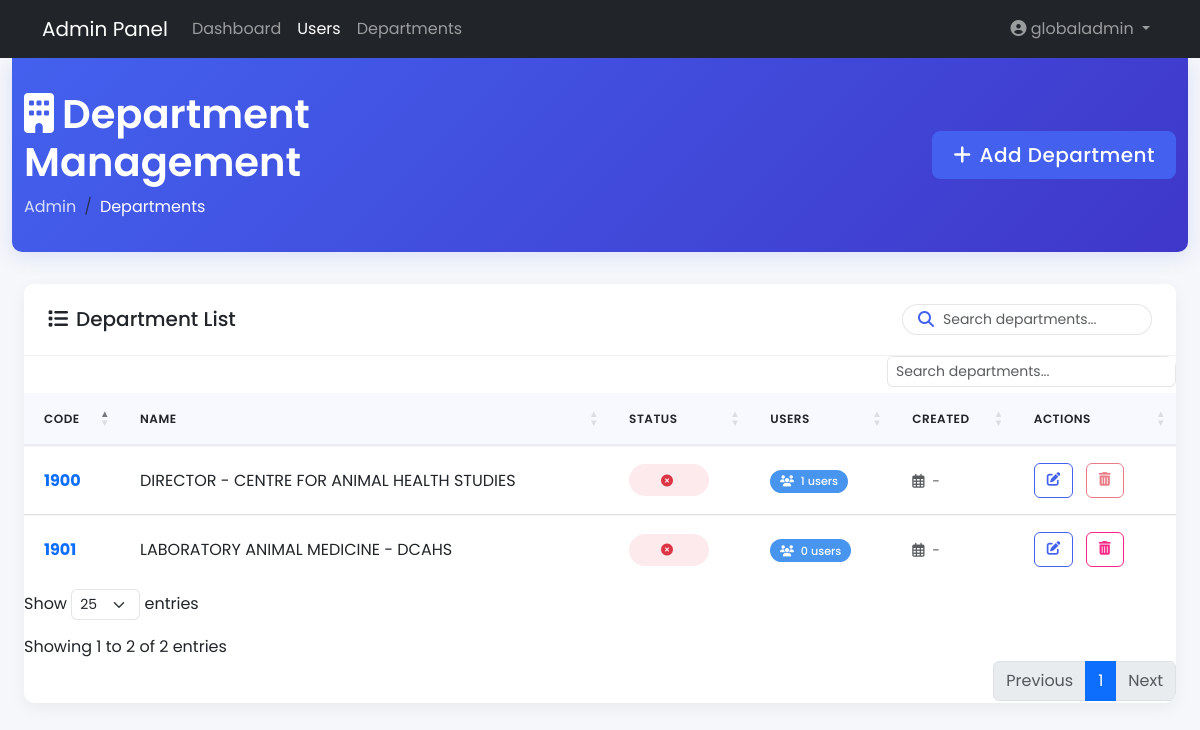
/admin/departments (signed in), run on an earlier commit of the app's database.
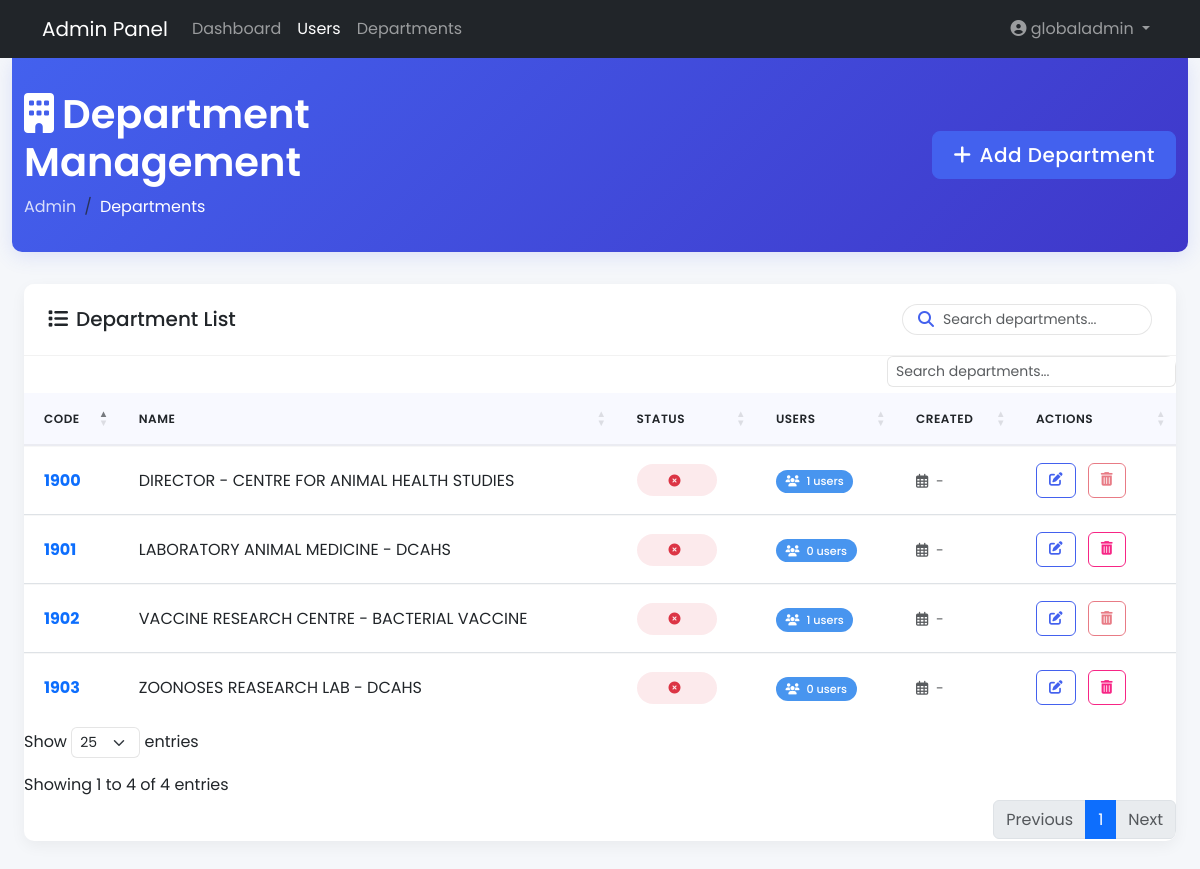
And on a later commit of the database.
### models.py (models this page shows, shortened)
class User(db.Model, UserMixin):
    __tablename__ = 'users'
    id = db.Column(db.Integer, primary_key=True)
    username = db.Column(db.String(80), unique=True, nullable=False)
    email = db.Column(db.String(120), unique=True, nullable=False)
    password_hash = db.Column(db.String(128))
    user_role = db.Column(db.String(20), default='user')
    is_global_admin = db.Column(db.Boolean, default=False)
    depart_code = db.Column(db.String(10), db.ForeignKey('departments.depart_code'))
    created_at = db.Column(db.DateTime, default=datetime.utcnow)
    department = db.relationship('Department', backref='users')

class Department(db.Model):
    __tablename__ = 'departments'
    depart_code = db.Column(db.String(20), primary_key=True)
    depart_name = db.Column(db.String(100), nullable=False)

### routes/admin_routes.py (the view)
@admin_bp.route('/departments')
@login_required
@admin_required
def manage_departments():
    departments = Department.query.all()
    return render_template('admin/departments.html', departments=departments)

### routes/admin_routes.py (called while the page is built)
def admin_required(f):
    @wraps(f)
    def decorated_function(*args, **kwargs):
        if not current_user.is_authenticated or not current_user.is_global_admin:
            flash('Access denied: Admin privileges required', 'danger')
            return redirect(url_for('auth.login'))
        return f(*args, **kwargs)
    return decorated_function

### templates/admin/departments.html (shortened to what this page needs)
{% extends "admin/base.html" %}
{% block content %}
<!DOCTYPE html>
<html lang="en">
<head>
    <link href="https://cdn.jsdelivr.net/npm/bootstrap@5.3.0/dist/css/bootstrap.min.css" rel="stylesheet">
    <link rel="stylesheet" href="https://cdnjs.cloudflare.com/ajax/libs/font-awesome/6.4.0/css/all.min.css">
    <link rel="stylesheet" href="https://cdn.datatables.net/1.13.6/css/dataTables.bootstrap5.min.css">
</head>
<body>
    <div class="page-header">
        <div class="container-fluid">
            <div class="row align-items-center">
                <div class="col-md-6">
                    <h1 class="page-title"><i class="fas fa-building me-2"></i>Department Management</h1>
                    <nav aria-label="breadcrumb">
                        <ol class="breadcrumb">
                            <li class="breadcrumb-item"><a href="/admin">Admin</a></li>
                            <li class="breadcrumb-item active" aria-current="page">Departments</li>
                        </ol>
                    </nav>
                </div>
                <div class="col-md-6 text-md-end">
                    <button class="btn btn-primary btn-lg" data-bs-toggle="modal" data-bs-target="#addDepartmentModal">
                        <i class="fas fa-plus me-2"></i>Add Department
                    </button>
                </div>
            </div>
        </div>
    </div>
    <div class="container-fluid">
        <div class="row">
            <div class="col-12">
                <div class="card">
                    <div class="card-header">
                        <h5 class="mb-0"><i class="fas fa-list me-2"></i>Department List</h5>
                        <div class="search-box">
                            <i class="fas fa-search search-icon"></i>
                            <input type="text" class="form-control form-control-sm" id="searchInput" placeholder="Search departments...">
                        </div>
                    </div>
                    <div class="card-body p-0">
                        <div class="table-responsive">
                            <table id="departmentsTable" class="table table-hover" style="width:100%">
                                <thead>
                                    <tr>
                                        <th>Code</th>
                                        <th>Name</th>
                                        <th>Status</th>
                                        <th>Users</th>
                                        <th>Created</th>
                                        <th>Actions</th>
                                    </tr>
                                </thead>
                                <tbody>
                                    {% for department in departments %}
                                    <tr>
                                        <td><strong class="text-primary">{{ department.depart_code }}</strong></td>
                                        <td>{{ department.depart_name }}</td>
                                        <td>
                                            <span class="status-badge {% if department.status == 'active' %}status-active{% else %}status-inactive{% endif %}">
                                                <i class="fas {% if department.status == 'active' %}fa-check-circle{% else %}fa-times-circle{% endif %} me-1"></i>
                                            </span>
                                        </td>
                                        <td>
                                            <span class="badge badge-count">
                                                <i class="fas fa-users me-1"></i>
                                                {{ department.users|length }} users
                                            </span>
                                        </td>
                                        <td>
                                            <small class="text-muted">
                                                <i class="far fa-calendar-alt me-1"></i>
                                                {{ department.created_at.strftime('%Y-%m-%d') if department.created_at else '-' }}
                                            </small>
                                        </td>
                                        <td class="action-btns">
                                            <button class="btn btn-sm btn-outline-primary edit-department"
                                                    data-department-code="{{ department.depart_code }}"
                                                    title="Edit Department">
                                                <i class="fas fa-edit"></i>
                                            </button>
                                            <button class="btn btn-sm btn-outline-danger delete-department"
                                                    data-department-code="{{ department.depart_code }}"
                                                    {% if department.users %}disabled title="Cannot delete department with users"{% endif %}>
                                                <i class="fas fa-trash-alt"></i>
                                            </button>
                                        </td>
                                    </tr>
                                    {% endfor %}
                                </tbody>
                            </table>
                        </div>
                    </div>
                </div>
            </div>
        </div>
    </div>
</body>
</html>
{% endblock %}

### templates/admin/base.html (shortened to what this page needs)
<!DOCTYPE html>
<html lang="en">
<head>
    <link href="https://cdn.jsdelivr.net/npm/bootstrap@5.3.0/dist/css/bootstrap.min.css" rel="stylesheet">
    <link href="https://cdnjs.cloudflare.com/ajax/libs/font-awesome/6.4.0/css/all.min.css" rel="stylesheet">
</head>
<body>
    <nav class="navbar navbar-expand-lg navbar-dark bg-dark">
        <div class="container">
            <a class="navbar-brand" href="{{ url_for('admin.admin_dashboard') }}">Admin Panel</a>
            <div class="collapse navbar-collapse" id="navbarNav">
                <ul class="navbar-nav me-auto">
                    <li class="nav-item">
                        <a class="nav-link" href="{{ url_for('admin.admin_dashboard') }}">Dashboard</a>
                    </li>
                    <li class="nav-item">
                        <a class="nav-link active" href="{{ url_for('admin.manage_users') }}">Users</a>
                    </li>
                    <li class="nav-item">
                        <a class="nav-link" href="{{ url_for('admin.manage_departments') }}">Departments</a>
                    </li>
                </ul>
                <ul class="navbar-nav">
                    <li class="nav-item dropdown">
                        <a class="nav-link dropdown-toggle" href="#" id="navbarDropdown" role="button" data-bs-toggle="dropdown">
                            <i class="fas fa-user-circle"></i> {{ current_user.username }}
                        </a>
                    </li>
                </ul>
            </div>
        </div>
    </nav>
    <div class="container-fluid">
        {% block content %}{% endblock %}
    </div>
</body>
</html>

### templates/admin/departments.html (style rules this page uses)
:root { --primary-color: #4361ee; --secondary-color: #3f37c9; --accent-color: #4895ef; --light-color: #f8f9ff; --dark-color: #212529; --success-color: #4cc9f0; --danger-color: #f72585; --warning-color: #f8961e; --info-color: #4895ef; }
body { font-family: 'Poppins', sans-serif; background-color: #f5f7fa; color: var(--dark-color); line-height: 1.6; }
.page-header { background: linear-gradient(135deg, var(--primary-color), var(--secondary-color)); color: white; padding: 2rem 0; margin-bottom: 2rem; border-radius: 0 0 10px 10px; box-shadow: 0 4px 20px rgba(67, 97, 238, 0.15); }
.page-title { font-weight: 600; margin-bottom: 0.5rem; }
.breadcrumb { background-color: transparent; padding: 0; margin-bottom: 0; }
.breadcrumb-item a { color: rgba(255, 255, 255, 0.8); text-decoration: none; transition: all 0.3s; }
.breadcrumb-item.active { color: white; }
.card { border: none; border-radius: 10px; box-shadow: 0 5px 15px rgba(0, 0, 0, 0.05); margin-bottom: 2rem; overflow: hidden; transition: transform 0.3s, box-shadow 0.3s; }
.card-header { background-color: white; border-bottom: 1px solid rgba(0, 0, 0, 0.05); padding: 1.25rem 1.5rem; font-weight: 600; display: flex; justify-content: space-between; align-items: center; }
.table-responsive { border-radius: 10px; overflow: hidden; }
.table { margin-bottom: 0; border-collapse: separate; border-spacing: 0; }
.table thead th { background-color: var(--light-color); border-bottom: 2px solid rgba(0, 0, 0, 0.05); font-weight: 600; padding: 1rem 1.25rem; color: var(--dark-color); text-transform: uppercase; font-size: 0.75rem; letter-spacing: 0.5px; }
.table tbody td { padding: 1rem 1.25rem; vertical-align: middle; border-top: 1px solid rgba(0, 0, 0, 0.03); }
.table tbody tr:last-child td { border-bottom: none; }
.btn-primary { background-color: var(--primary-color); border-color: var(--primary-color); font-weight: 500; letter-spacing: 0.5px; padding: 0.5rem 1.25rem; transition: all 0.3s; }
.btn-outline-danger { color: var(--danger-color); border-color: var(--danger-color); transition: all 0.3s; }
.btn-outline-primary { color: var(--primary-color); border-color: var(--primary-color); transition: all 0.3s; }
.badge-count { background-color: var(--accent-color); font-size: 0.7rem; font-weight: 500; padding: 0.35rem 0.6rem; border-radius: 50px; }
.form-control, .form-select { border-radius: 6px; border: 1px solid rgba(0, 0, 0, 0.1); transition: all 0.3s; }
.action-btns .btn { padding: 0.4rem 0.75rem; font-size: 0.85rem; margin-right: 0.5rem; border-radius: 6px; }
.status-badge { padding: 0.4rem 0.8rem; border-radius: 50px; font-size: 0.75rem; font-weight: 500; display: inline-block; min-width: 80px; text-align: center; }
.status-inactive { background-color: rgba(220, 53, 69, 0.1); color: #dc3545; }
.search-box { position: relative; width: 250px; }
.search-box input { padding-left: 2.5rem; border-radius: 50px; background-color: rgba(255, 255, 255, 0.9); }
.search-box .search-icon { position: absolute; left: 1rem; top: 50%; transform: translateY(-50%); color: var(--primary-color); z-index: 10; }

What changed in the data, as far as the page shows it:
added Department: depart_code "1902", depart_name "VACCINE RESEARCH CENTRE - BACTERIAL VACCINE", users|length "1", created_at "-"
added Department: depart_code "1903", depart_name "ZOONOSES REASEARCH LAB - DCAHS", users|length "0", created_at "-"
Also different on the page:
text written by a page script: "Show entries Showing 1 to 2 of 2 entries Previous 1 Next" → "Show entries Showing 1 to 4 of 4 entries Previous 1 Next"
